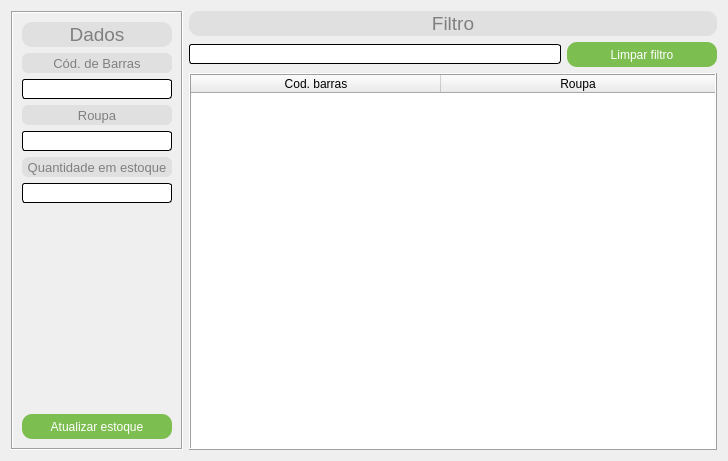
<?xml version="1.0" encoding="UTF-8"?>
<ui version="4.0">
 <class>fm_estoque_roupa</class>
 <widget class="QDialog" name="fm_estoque_roupa">
  <property name="geometry">
   <rect>
    <x>0</x>
    <y>0</y>
    <width>728</width>
    <height>461</height>
   </rect>
  </property>
  <property name="windowTitle">
   <string>Estoque de roupas</string>
  </property>
  <layout class="QGridLayout" name="gridLayout">
   <item row="0" column="0" rowspan="2">
    <widget class="QFrame" name="frame">
     <property name="sizePolicy">
      <sizepolicy hsizetype="Maximum" vsizetype="Preferred">
       <horstretch>0</horstretch>
       <verstretch>0</verstretch>
      </sizepolicy>
     </property>
     <property name="styleSheet">
      <string notr="true">QFrame{
}</string>
     </property>
     <property name="frameShape">
      <enum>QFrame::Box</enum>
     </property>
     <property name="frameShadow">
      <enum>QFrame::Sunken</enum>
     </property>
     <property name="lineWidth">
      <number>1</number>
     </property>
     <property name="midLineWidth">
      <number>0</number>
     </property>
     <layout class="QGridLayout" name="gridLayout_2">
      <item row="7" column="0">
       <spacer name="vs">
        <property name="orientation">
         <enum>Qt::Vertical</enum>
        </property>
        <property name="sizeHint" stdset="0">
         <size>
          <width>20</width>
          <height>40</height>
         </size>
        </property>
       </spacer>
      </item>
      <item row="0" column="0">
       <widget class="QLabel" name="label">
        <property name="sizePolicy">
         <sizepolicy hsizetype="Preferred" vsizetype="Preferred">
          <horstretch>0</horstretch>
          <verstretch>0</verstretch>
         </sizepolicy>
        </property>
        <property name="minimumSize">
         <size>
          <width>150</width>
          <height>25</height>
         </size>
        </property>
        <property name="styleSheet">
         <string notr="true">QLabel{
background:#e0e0e0;
color:#808080;
font-size:14pt;
border:none;
border-radius:10px;
}</string>
        </property>
        <property name="text">
         <string>Dados</string>
        </property>
        <property name="alignment">
         <set>Qt::AlignCenter</set>
        </property>
       </widget>
      </item>
      <item row="1" column="0">
       <widget class="QLabel" name="lbCodBarras">
        <property name="minimumSize">
         <size>
          <width>150</width>
          <height>20</height>
         </size>
        </property>
        <property name="font">
         <font>
          <pointsize>10</pointsize>
         </font>
        </property>
        <property name="styleSheet">
         <string notr="true">QLabel{
background:#e0e0e0;
color:#808080;
font-size:10pt;
border:none;
border-radius:6px;
}
</string>
        </property>
        <property name="text">
         <string>Cód. de Barras</string>
        </property>
        <property name="alignment">
         <set>Qt::AlignCenter</set>
        </property>
       </widget>
      </item>
      <item row="6" column="0">
       <widget class="QLineEdit" name="lineQtd">
        <property name="sizePolicy">
         <sizepolicy hsizetype="Expanding" vsizetype="Maximum">
          <horstretch>0</horstretch>
          <verstretch>0</verstretch>
         </sizepolicy>
        </property>
        <property name="minimumSize">
         <size>
          <width>150</width>
          <height>20</height>
         </size>
        </property>
        <property name="styleSheet">
         <string notr="true">QLineEdit:enabled{background:#ffffff;}
QLineEdit:disabled{background:#e7e7e7;}

QLineEdit{
color:#303030;
font-size:9pt;
border-radius:3px;
border:1px solid black;
}</string>
        </property>
        <property name="maxLength">
         <number>15</number>
        </property>
       </widget>
      </item>
      <item row="2" column="0">
       <widget class="QLineEdit" name="lineCodBarras">
        <property name="sizePolicy">
         <sizepolicy hsizetype="Expanding" vsizetype="Maximum">
          <horstretch>0</horstretch>
          <verstretch>0</verstretch>
         </sizepolicy>
        </property>
        <property name="minimumSize">
         <size>
          <width>150</width>
          <height>20</height>
         </size>
        </property>
        <property name="cursor">
         <cursorShape>ForbiddenCursor</cursorShape>
        </property>
        <property name="styleSheet">
         <string notr="true">QLineEdit:enabled{background:#ffffff;}
QLineEdit:disabled{background:#e7e7e7;}

QLineEdit{
color:#0000ff;
font-size:9pt;
border-radius:3px;
border:1px solid black;
}</string>
        </property>
        <property name="maxLength">
         <number>150</number>
        </property>
        <property name="readOnly">
         <bool>true</bool>
        </property>
       </widget>
      </item>
      <item row="3" column="0">
       <widget class="QLabel" name="lbCor">
        <property name="minimumSize">
         <size>
          <width>150</width>
          <height>20</height>
         </size>
        </property>
        <property name="font">
         <font>
          <pointsize>10</pointsize>
         </font>
        </property>
        <property name="styleSheet">
         <string notr="true">QLabel{
background:#e0e0e0;
color:#808080;
font-size:10pt;
border:none;
border-radius:6px;
}
</string>
        </property>
        <property name="text">
         <string>Roupa</string>
        </property>
        <property name="alignment">
         <set>Qt::AlignCenter</set>
        </property>
       </widget>
      </item>
      <item row="8" column="0">
       <widget class="QPushButton" name="btnAtualizar">
        <property name="sizePolicy">
         <sizepolicy hsizetype="Minimum" vsizetype="Minimum">
          <horstretch>0</horstretch>
          <verstretch>0</verstretch>
         </sizepolicy>
        </property>
        <property name="minimumSize">
         <size>
          <width>150</width>
          <height>25</height>
         </size>
        </property>
        <property name="maximumSize">
         <size>
          <width>16777215</width>
          <height>16777215</height>
         </size>
        </property>
        <property name="cursor">
         <cursorShape>PointingHandCursor</cursorShape>
        </property>
        <property name="styleSheet">
         <string notr="true">QPushButton:enabled{background:#7dbe50;}
QPushButton:disabled{background:#aaff7f;}
QPushButton:pressed{background:#aaff00;}
QPushButton{
color:#ffffff;
font-size:9pt;
border:none;
border-radius:10px;
}</string>
        </property>
        <property name="text">
         <string>Atualizar estoque</string>
        </property>
       </widget>
      </item>
      <item row="4" column="0">
       <widget class="QLineEdit" name="lineCor">
        <property name="sizePolicy">
         <sizepolicy hsizetype="Expanding" vsizetype="Maximum">
          <horstretch>0</horstretch>
          <verstretch>0</verstretch>
         </sizepolicy>
        </property>
        <property name="minimumSize">
         <size>
          <width>150</width>
          <height>20</height>
         </size>
        </property>
        <property name="cursor">
         <cursorShape>ForbiddenCursor</cursorShape>
        </property>
        <property name="styleSheet">
         <string notr="true">QLineEdit:enabled{background:#ffffff;}
QLineEdit:disabled{background:#e7e7e7;}

QLineEdit{
color:#0000ff;
font-size:9pt;
border-radius:3px;
border:1px solid black;
}</string>
        </property>
        <property name="maxLength">
         <number>11</number>
        </property>
        <property name="readOnly">
         <bool>true</bool>
        </property>
       </widget>
      </item>
      <item row="5" column="0">
       <widget class="QLabel" name="lbQtd">
        <property name="minimumSize">
         <size>
          <width>150</width>
          <height>20</height>
         </size>
        </property>
        <property name="font">
         <font>
          <pointsize>10</pointsize>
         </font>
        </property>
        <property name="styleSheet">
         <string notr="true">QLabel{
background:#e0e0e0;
color:#808080;
font-size:10pt;
border:none;
border-radius:6px;
}
</string>
        </property>
        <property name="text">
         <string>Quantidade em estoque</string>
        </property>
        <property name="alignment">
         <set>Qt::AlignCenter</set>
        </property>
       </widget>
      </item>
     </layout>
    </widget>
   </item>
   <item row="0" column="1">
    <layout class="QGridLayout" name="glFiltro">
     <item row="1" column="1">
      <widget class="QPushButton" name="btnFiltro">
       <property name="sizePolicy">
        <sizepolicy hsizetype="Minimum" vsizetype="Minimum">
         <horstretch>0</horstretch>
         <verstretch>0</verstretch>
        </sizepolicy>
       </property>
       <property name="minimumSize">
        <size>
         <width>150</width>
         <height>25</height>
        </size>
       </property>
       <property name="maximumSize">
        <size>
         <width>16777215</width>
         <height>16777215</height>
        </size>
       </property>
       <property name="cursor">
        <cursorShape>PointingHandCursor</cursorShape>
       </property>
       <property name="styleSheet">
        <string notr="true">QPushButton:enabled{background:#7dbe50;}
QPushButton:disabled{background:#aaff7f;}
QPushButton:pressed{background:#aaff00;}
QPushButton{
color:#ffffff;
font-size:9pt;
border:none;
border-radius:10px;
}</string>
       </property>
       <property name="text">
        <string>Limpar filtro</string>
       </property>
      </widget>
     </item>
     <item row="1" column="0">
      <widget class="QLineEdit" name="lineFiltro">
       <property name="sizePolicy">
        <sizepolicy hsizetype="Expanding" vsizetype="Maximum">
         <horstretch>0</horstretch>
         <verstretch>0</verstretch>
        </sizepolicy>
       </property>
       <property name="minimumSize">
        <size>
         <width>150</width>
         <height>20</height>
        </size>
       </property>
       <property name="styleSheet">
        <string notr="true">QLineEdit:enabled{background:#ffffff;}
QLineEdit:disabled{background:#e7e7e7;}

QLineEdit{
color:#303030;
font-size:9pt;
border-radius:3px;
border:1px solid black;
}</string>
       </property>
       <property name="maxLength">
        <number>150</number>
       </property>
      </widget>
     </item>
     <item row="0" column="0" colspan="2">
      <widget class="QLabel" name="lbFiltro">
       <property name="sizePolicy">
        <sizepolicy hsizetype="Preferred" vsizetype="Preferred">
         <horstretch>0</horstretch>
         <verstretch>0</verstretch>
        </sizepolicy>
       </property>
       <property name="minimumSize">
        <size>
         <width>150</width>
         <height>25</height>
        </size>
       </property>
       <property name="styleSheet">
        <string notr="true">QLabel{
background:#e0e0e0;
color:#808080;
font-size:14pt;
border:none;
border-radius:10px;
}</string>
       </property>
       <property name="text">
        <string>Filtro</string>
       </property>
       <property name="alignment">
        <set>Qt::AlignCenter</set>
       </property>
      </widget>
     </item>
    </layout>
   </item>
   <item row="1" column="1">
    <widget class="QTableWidget" name="tw">
     <property name="cursor" stdset="0">
      <cursorShape>PointingHandCursor</cursorShape>
     </property>
     <property name="styleSheet">
      <string notr="true">QTableWidget{
color:#303030;
font-size:9pt;
}
</string>
     </property>
     <property name="frameShape">
      <enum>QFrame::Box</enum>
     </property>
     <property name="frameShadow">
      <enum>QFrame::Raised</enum>
     </property>
     <property name="editTriggers">
      <set>QAbstractItemView::NoEditTriggers</set>
     </property>
     <property name="selectionMode">
      <enum>QAbstractItemView::SingleSelection</enum>
     </property>
     <property name="selectionBehavior">
      <enum>QAbstractItemView::SelectRows</enum>
     </property>
     <property name="sortingEnabled">
      <bool>true</bool>
     </property>
     <attribute name="horizontalHeaderMinimumSectionSize">
      <number>50</number>
     </attribute>
     <attribute name="horizontalHeaderDefaultSectionSize">
      <number>250</number>
     </attribute>
     <attribute name="horizontalHeaderHighlightSections">
      <bool>false</bool>
     </attribute>
     <attribute name="horizontalHeaderStretchLastSection">
      <bool>true</bool>
     </attribute>
     <attribute name="verticalHeaderVisible">
      <bool>false</bool>
     </attribute>
     <attribute name="verticalHeaderHighlightSections">
      <bool>false</bool>
     </attribute>
     <column>
      <property name="text">
       <string>Cod. barras</string>
      </property>
     </column>
     <column>
      <property name="text">
       <string>Roupa</string>
      </property>
     </column>
    </widget>
   </item>
  </layout>
 </widget>
 <resources/>
 <connections/>
</ui>
